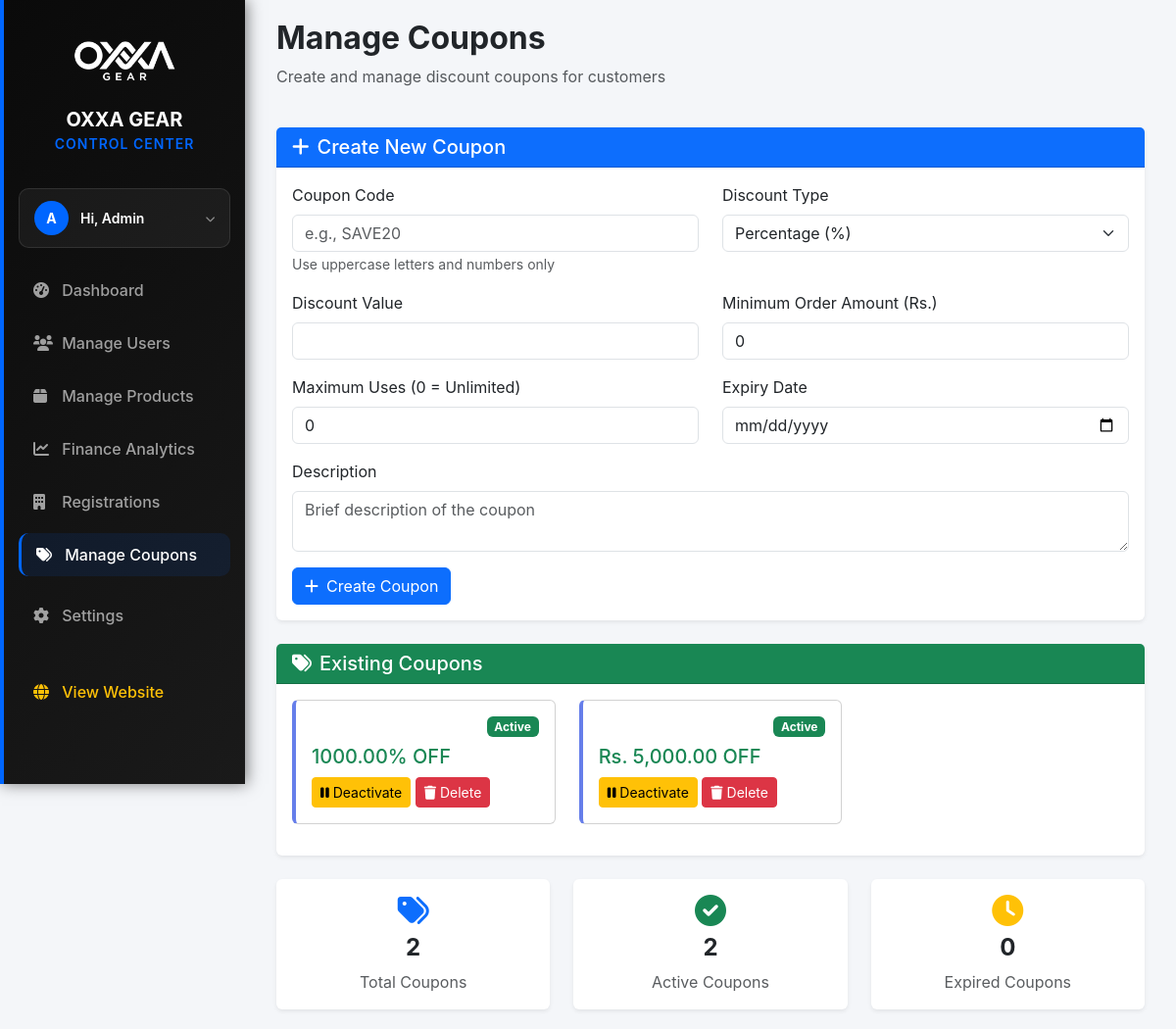
/admin/manage-coupons.php (signed in), run on an earlier commit of the app's database.
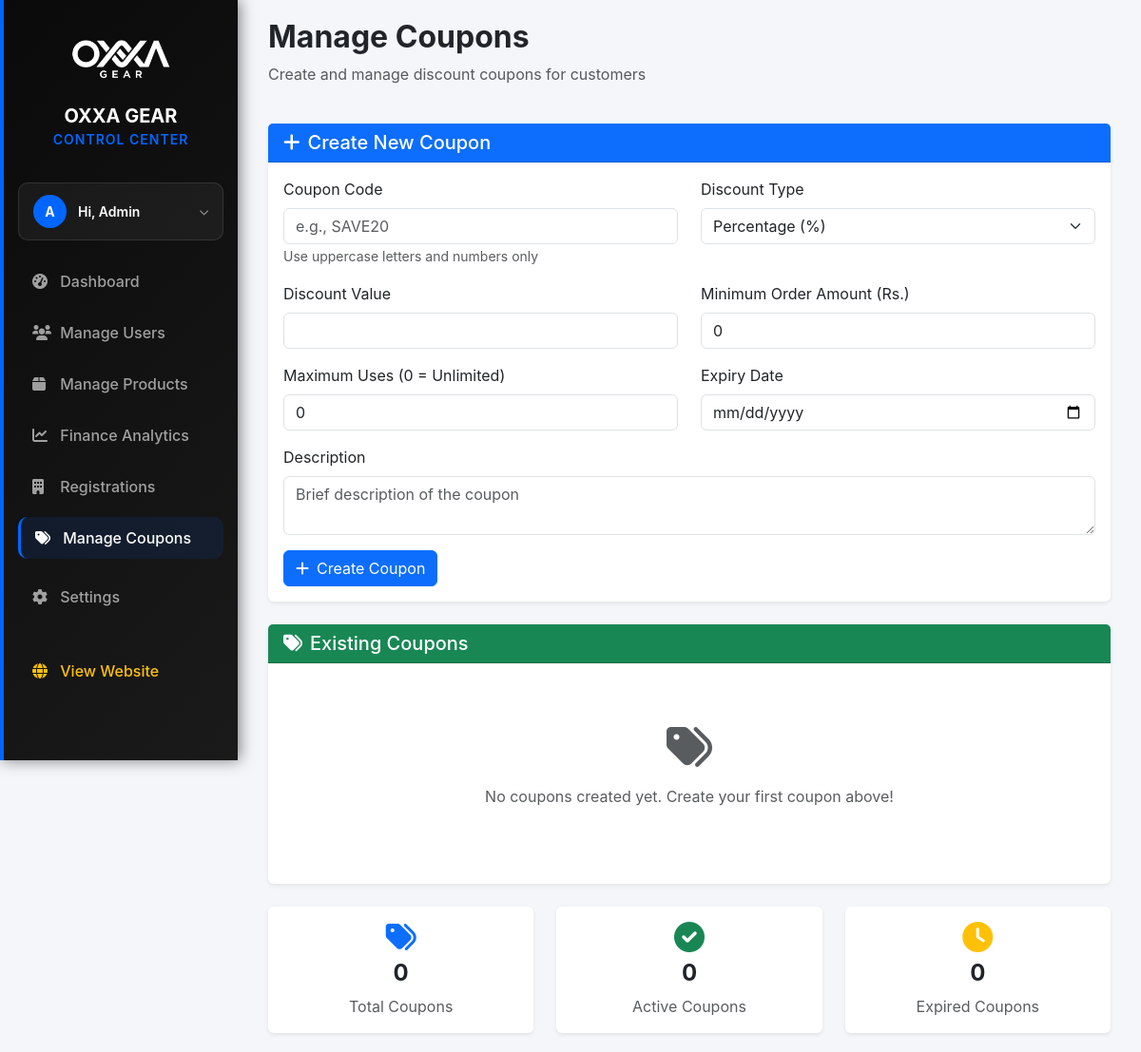
And on a later commit of the database.
### tables this page shows
CREATE TABLE IF NOT EXISTS `coupons` (
  `id` int UNSIGNED NOT NULL AUTO_INCREMENT,
  `code` varchar(50) NOT NULL,
  `discount_type` enum('percentage','fixed') NOT NULL DEFAULT 'percentage',
  `discount_value` decimal(10,2) NOT NULL,
  `min_order_amount` decimal(10,2) DEFAULT NULL,
  `max_discount` decimal(10,2) DEFAULT NULL,
  `usage_limit` int DEFAULT NULL,
  `used_count` int NOT NULL DEFAULT '0',
  `active` tinyint(1) NOT NULL DEFAULT '1',
  `expiry_date` date DEFAULT NULL,
  `created_at` timestamp NOT NULL DEFAULT CURRENT_TIMESTAMP,
  PRIMARY KEY (`id`),
  UNIQUE KEY `uq_coupon_code` (`code`)
);

### admin/manage-coupons.php (the view, shortened to what this page needs)
<?php
include_once("../include/connection.php");
$create_table_query = "CREATE TABLE IF NOT EXISTS coupons (
    id INT AUTO_INCREMENT PRIMARY KEY,
    coupon_code VARCHAR(50) UNIQUE NOT NULL,
    discount_type ENUM('percentage', 'fixed') NOT NULL,
    discount_value DECIMAL(10,2) NOT NULL,
    min_amount DECIMAL(10,2) DEFAULT 0,
    max_uses INT DEFAULT 0,
    used_count INT DEFAULT 0,
    expiry_date DATE,
    description TEXT,
    is_active TINYINT(1) DEFAULT 1,
    created_at TIMESTAMP DEFAULT CURRENT_TIMESTAMP
)";
mysqli_query($conn, $create_table_query);
$coupons_query = "SELECT * FROM coupons ORDER BY created_at DESC";
$coupons_result = mysqli_query($conn, $coupons_query);
?>
<!DOCTYPE html>
<html lang="en">
<head>
    <link href="https://cdn.jsdelivr.net/npm/bootstrap@5.3.0/dist/css/bootstrap.min.css" rel="stylesheet">
    <link rel="stylesheet" href="https://cdnjs.cloudflare.com/ajax/libs/font-awesome/6.0.0/css/all.min.css">
</head>
<body>
    <?php include("components/sidebar.php"); ?>
    <div class="main-content">
        <div class="container-fluid">
            <div class="row mb-4">
                <div class="col-12">
                    <h2 class="fw-bold text-dark">Manage Coupons</h2>
                    <p class="text-muted">Create and manage discount coupons for customers</p>
                </div>
            </div>
            <div class="card border-0 shadow-sm mb-4">
                <div class="card-header bg-primary text-white">
                    <h5 class="mb-0"><i class="fas fa-plus me-2"></i>Create New Coupon</h5>
                </div>
                <div class="card-body">
                    <form method="POST">
                        <div class="row">
                            <div class="col-md-6 mb-3">
                                <label class="form-label">Coupon Code</label>
                                <input type="text" name="coupon_code" class="form-control" required placeholder="e.g., SAVE20">
                                <small class="text-muted">Use uppercase letters and numbers only</small>
                            </div>
                            <div class="col-md-6 mb-3">
                                <label class="form-label">Discount Type</label>
                                <select name="discount_type" class="form-select" required>
                                    <option value="percentage">Percentage (%)</option>
                                </select>
                            </div>
                            <div class="col-md-6 mb-3">
                                <label class="form-label">Discount Value</label>
                                <input type="number" name="discount_value" class="form-control" step="0.01" min="0" required>
                            </div>
                            <div class="col-md-6 mb-3">
                                <label class="form-label">Minimum Order Amount (Rs.)</label>
                                <input type="number" name="min_amount" class="form-control" step="0.01" min="0" value="0">
                            </div>
                            <div class="col-md-6 mb-3">
                                <label class="form-label">Maximum Uses (0 = Unlimited)</label>
                                <input type="number" name="max_uses" class="form-control" min="0" value="0">
                            </div>
                            <div class="col-md-6 mb-3">
                                <label class="form-label">Expiry Date</label>
                                <input type="date" name="expiry_date" class="form-control" min="<?php echo date('Y-m-d'); ?>">
                            </div>
                            <div class="col-12 mb-3">
                                <label class="form-label">Description</label>
                                <textarea name="description" class="form-control" rows="2" placeholder="Brief description of the coupon"></textarea>
                            </div>
                        </div>
                        <button type="submit" class="btn btn-primary">
                            <i class="fas fa-plus me-2"></i>Create Coupon
                        </button>
                    </form>
                </div>
            </div>
            <div class="card border-0 shadow-sm">
                <div class="card-header bg-success text-white">
                    <h5 class="mb-0"><i class="fas fa-tags me-2"></i>Existing Coupons</h5>
                </div>
                <div class="card-body">
                    <?php if(mysqli_num_rows($coupons_result) > 0): ?>
                        <div class="row">
                            <?php while($coupon = mysqli_fetch_assoc($coupons_result)): ?>
                                <div class="col-md-6 col-lg-4 mb-3">
                                    <div class="card coupon-card h-100">
                                        <div class="card-body">
                                            <div class="d-flex justify-content-between align-items-start mb-2">
                                                <?php if($coupon['is_active']): ?>
                                                    <span class="badge bg-success">Active</span>
                                                <?php else: ?>
                                                    <span class="badge bg-secondary">Inactive</span>
                                                <?php endif; ?>
                                            </div>
                                            <div class="mb-2">
                                                <?php if($coupon['discount_type'] == 'percentage'): ?>
                                                    <span class="h5 text-success"><?php echo $coupon['discount_value']; ?>% OFF</span>
                                                <?php else: ?>
                                                    <span class="h5 text-success">Rs. <?php echo number_format($coupon['discount_value'], 2); ?> OFF</span>
                                                <?php endif; ?>
                                            </div>
                                            <div class="mt-auto">
                                                <form method="POST" style="display: inline;">
                                                    <?php if($coupon['is_active']): ?>
                                                        <button type="submit" class="btn btn-sm btn-warning" onclick="return confirm('Deactivate this coupon?')">
                                                            <i class="fas fa-pause"></i> Deactivate
                                                        </button>
                                                    <?php else: ?>
                                                        <button type="submit" class="btn btn-sm btn-success" onclick="return confirm('Activate this coupon?')">
                                                            <i class="fas fa-play"></i> Activate
                                                        </button>
                                                    <?php endif; ?>
                                                </form>
                                                <form method="POST" style="display: inline;">
                                                    <button type="submit" class="btn btn-sm btn-danger" onclick="return confirm('Delete this coupon? This action cannot be undone!')">
                                                        <i class="fas fa-trash"></i> Delete
                                                    </button>
                                                </form>
                                            </div>
                                        </div>
                                    </div>
                                </div>
                            <?php endwhile; ?>
                        </div>
                    <?php else: ?>
                        <div class="text-center py-5">
                            <i class="fas fa-tags fa-3x text-muted mb-3"></i>
                            <p class="text-muted">No coupons created yet. Create your first coupon above!</p>
                        </div>
                    <?php endif; ?>
                </div>
            </div>
            <?php
            $total_coupons = mysqli_num_rows(mysqli_query($conn, "SELECT * FROM coupons"));
            $active_coupons = mysqli_num_rows(mysqli_query($conn, "SELECT * FROM coupons WHERE is_active = 1"));
            $expired_coupons = mysqli_num_rows(mysqli_query($conn, "SELECT * FROM coupons WHERE expiry_date < CURDATE()"));
            ?>
            <div class="row mt-4">
                <div class="col-md-4">
                    <div class="card border-0 shadow-sm">
                        <div class="card-body text-center">
                            <i class="fas fa-tags fa-2x text-primary mb-2"></i>
                            <h4 class="fw-bold"><?php echo $total_coupons; ?></h4>
                            <p class="text-muted mb-0">Total Coupons</p>
                        </div>
                    </div>
                </div>
                <div class="col-md-4">
                    <div class="card border-0 shadow-sm">
                        <div class="card-body text-center">
                            <i class="fas fa-check-circle fa-2x text-success mb-2"></i>
                            <h4 class="fw-bold"><?php echo $active_coupons; ?></h4>
                            <p class="text-muted mb-0">Active Coupons</p>
                        </div>
                    </div>
                </div>
                <div class="col-md-4">
                    <div class="card border-0 shadow-sm">
                        <div class="card-body text-center">
                            <i class="fas fa-clock fa-2x text-warning mb-2"></i>
                            <h4 class="fw-bold"><?php echo $expired_coupons; ?></h4>
                            <p class="text-muted mb-0">Expired Coupons</p>
                        </div>
                    </div>
                </div>
            </div>
        </div>
    </div>
</body>
</html>

### admin/components/sidebar.php (shortened to what this page needs)
<?php
$current_page = basename($_SERVER['PHP_SELF']);
$admin_name = $_SESSION['first_name'] ?? $_SESSION['firstname'] ?? 'Admin';
$admin_image = $_SESSION['profile_image'] ?? '';
?>
<nav class="admin-sidebar">
    <div class="p-4 text-center">
        <a href="dashboard.php" class="text-decoration-none">
            <img src="../image/oxxa_gear_logo.png" alt="OXXA GEAR Logo" class="img-fluid mb-2" style="width: 140px; filter: brightness(0) invert(1);">
            <h5 class="fw-bold text-white mb-0 mt-2">OXXA GEAR</h5>
            <small style="color: #0066FF; font-weight: 600; letter-spacing: 1px;">CONTROL CENTER</small>
        </a>
    </div>
    <div class="dropdown">
        <div class="sidebar-profile" data-bs-toggle="dropdown" aria-expanded="false">
            <?php if(!empty($admin_image)): ?>
                <img src="../assets/uploads/profiles/<?php echo htmlspecialchars($admin_image); ?>" alt="Profile">
            <?php else: ?>
                <div style="width: 35px; height: 35px; border-radius: 50%; background: #0066FF; color: white; display: flex; align-items: center; justify-content: center; font-weight: bold; font-size: 14px; flex-shrink: 0;">
                    <?php echo strtoupper(substr($admin_name, 0, 1)); ?>
                </div>
            <?php endif; ?>
            <div class="name flex-grow-1">Hi, <?php echo htmlspecialchars($admin_name); ?></div>
            <i class="fas fa-chevron-down text-white-50" style="font-size: 10px;"></i>
        </div>
    </div>
    <ul class="nav flex-column mt-3">
        <li class="nav-item">
            <a class="nav-link <?php echo ($current_page == 'dashboard.php') ? 'active' : ''; ?>" href="dashboard.php">
                <i class="fas fa-tachometer-alt"></i> Dashboard
            </a>
        </li>
        <li class="nav-item">
            <a class="nav-link <?php echo ($current_page == 'manage-users.php') ? 'active' : ''; ?>" href="manage-users.php">
                <i class="fas fa-users"></i> Manage Users
            </a>
        </li>
        <li class="nav-item">
            <a class="nav-link <?php echo ($current_page == 'manage-products.php') ? 'active' : ''; ?>" href="manage-products.php">
                <i class="fas fa-box"></i> Manage Products
            </a>
        </li>
        <li class="nav-item">
            <a class="nav-link <?php echo ($current_page == 'finance.php') ? 'active' : ''; ?>" href="finance.php">
                <i class="fas fa-chart-line"></i> Finance Analytics
            </a>
        </li>
        <li class="nav-item">
            <a class="nav-link <?php echo ($current_page == 'business-registrations.php') ? 'active' : ''; ?>" href="business-registrations.php">
                <i class="fas fa-building"></i> Registrations
            </a>
        </li>
        <li class="nav-item">
            <a class="nav-link <?php echo ($current_page == 'manage-coupons.php') ? 'active' : ''; ?>" href="manage-coupons.php">
                <i class="fas fa-tags"></i> Manage Coupons
            </a>
        </li>
        <li class="nav-item mt-2">
            <a class="nav-link <?php echo ($current_page == 'settings.php') ? 'active' : ''; ?>" href="settings.php">
                <i class="fas fa-cog"></i> Settings
            </a>
        </li>
        <li class="nav-item mt-4">
            <a class="nav-link text-warning" href="../index.php" target="_blank">
                <i class="fas fa-globe"></i> View Website
            </a>
        </li>
    </ul>
</nav>

### admin/manage-coupons.php (style rules this page uses)
body { background-color: #f4f6f9; font-family: 'Inter', sans-serif; }
.main-content { margin-left: 250px; padding: 20px; transition: all 0.3s; }
.coupon-card { border-left: 4px solid #667eea; transition: transform 0.2s ease; }

### admin/components/sidebar.php (style rules this page uses)
.admin-sidebar { background: linear-gradient(135deg, #0A0A0A 0%, #1A1A1A 100%); border-left: 4px solid #0066FF; min-height: 100vh; position: fixed; top: 0; left: 0; width: 250px; z-index: 1000; box-shadow: 2px 0 15px rgba(0,0,0,0.5); }
.admin-sidebar .nav-link { color: rgba(255, 255, 255, 0.6); border-radius: 10px; margin: 5px 15px; padding: 10px 15px; transition: all 0.3s ease; font-weight: 500; }
.admin-sidebar .nav-link:hover, .admin-sidebar .nav-link.active { background: rgba(0, 102, 255, 0.1); color: white; border-left: 3px solid #0066FF; }
.admin-sidebar .nav-link i { width: 25px; }
.sidebar-profile { display: flex; align-items: center; gap: 12px; padding: 12px 15px; margin: 10px 15px; border-radius: 10px; background: rgba(255, 255, 255, 0.05); border: 1px solid rgba(255, 255, 255, 0.1); cursor: pointer; }
.sidebar-profile .name { font-weight: 600; color: #fff; font-size: 14px; white-space: nowrap; overflow: hidden; text-overflow: ellipsis; }

What changed in the data, as far as the page shows it:
removed coupons: is_active "Active", discount_value "1000.00"
removed coupons: is_active "Active", discount_value "5,000.00"
Also different on the page:
$total_coupons: "2" → "0"
$active_coupons: "2" → "0"
text now shown: "No coupons created yet. Create your first coupon above!"
